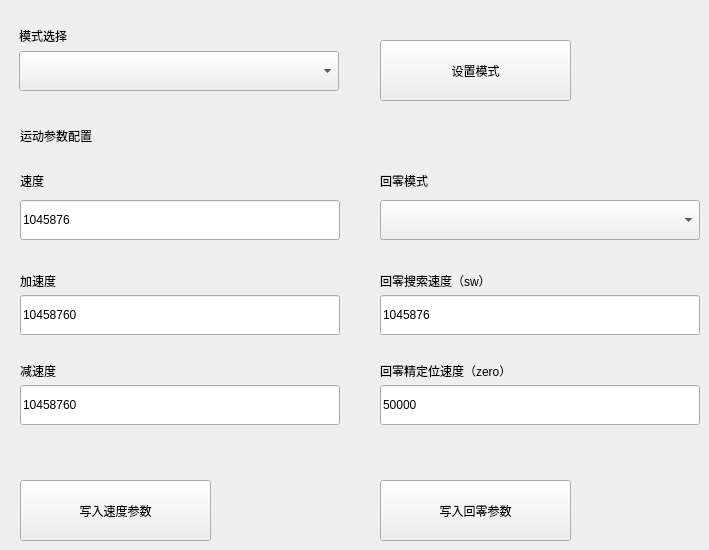
   <widget class="QWidget" name="page_Set">
    <widget class="QLabel" name="label_14">
     <property name="geometry">
      <rect>
       <x>20</x>
       <y>120</y>
       <width>101</width>
       <height>31</height>
      </rect>
     </property>
     <property name="text">
      <string>运动参数配置</string>
     </property>
    </widget>
    <widget class="QLabel" name="label_15">
     <property name="geometry">
      <rect>
       <x>20</x>
       <y>170</y>
       <width>141</width>
       <height>21</height>
      </rect>
     </property>
     <property name="text">
      <string>速度</string>
     </property>
    </widget>
    <widget class="QLineEdit" name="lineEdit_vel">
     <property name="geometry">
      <rect>
       <x>20</x>
       <y>200</y>
       <width>320</width>
       <height>40</height>
      </rect>
     </property>
     <property name="text">
      <string>1045876</string>
     </property>
    </widget>
    <widget class="QLineEdit" name="lineEdit_acc">
     <property name="geometry">
      <rect>
       <x>20</x>
       <y>295</y>
       <width>320</width>
       <height>40</height>
      </rect>
     </property>
     <property name="text">
      <string>10458760</string>
     </property>
    </widget>
    <widget class="QLabel" name="label_16">
     <property name="geometry">
      <rect>
       <x>20</x>
       <y>270</y>
       <width>161</width>
       <height>21</height>
      </rect>
     </property>
     <property name="text">
      <string>加速度</string>
     </property>
    </widget>
    <widget class="QLineEdit" name="lineEdit_dec">
     <property name="geometry">
      <rect>
       <x>20</x>
       <y>385</y>
       <width>320</width>
       <height>40</height>
      </rect>
     </property>
     <property name="text">
      <string>10458760</string>
     </property>
    </widget>
    <widget class="QLabel" name="label_18">
     <property name="geometry">
      <rect>
       <x>20</x>
       <y>360</y>
       <width>161</width>
       <height>21</height>
      </rect>
     </property>
     <property name="text">
      <string>减速度</string>
     </property>
    </widget>
    <widget class="QLabel" name="label_17">
     <property name="geometry">
      <rect>
       <x>380</x>
       <y>270</y>
       <width>151</width>
       <height>21</height>
      </rect>
     </property>
     <property name="text">
      <string>回零搜索速度（sw）</string>
     </property>
    </widget>
    <widget class="QLineEdit" name="lineEdit_zero_vel">
     <property name="geometry">
      <rect>
       <x>380</x>
       <y>385</y>
       <width>320</width>
       <height>40</height>
      </rect>
     </property>
     <property name="text">
      <string>50000</string>
     </property>
    </widget>
    <widget class="QLineEdit" name="lineEdit_sw_vel">
     <property name="geometry">
      <rect>
       <x>380</x>
       <y>295</y>
       <width>320</width>
       <height>40</height>
      </rect>
     </property>
     <property name="text">
      <string>1045876</string>
     </property>
    </widget>
    <widget class="QLabel" name="label_19">
     <property name="geometry">
      <rect>
       <x>380</x>
       <y>170</y>
       <width>161</width>
       <height>21</height>
      </rect>
     </property>
     <property name="text">
      <string>回零模式</string>
     </property>
    </widget>
    <widget class="QLabel" name="label_20">
     <property name="geometry">
      <rect>
       <x>380</x>
       <y>360</y>
       <width>161</width>
       <height>21</height>
      </rect>
     </property>
     <property name="text">
      <string>回零精定位速度（zero）</string>
     </property>
    </widget>
    <widget class="QComboBox" name="comboBox_home_mode">
     <property name="geometry">
      <rect>
       <x>380</x>
       <y>200</y>
       <width>320</width>
       <height>40</height>
      </rect>
     </property>
    </widget>
    <widget class="QPushButton" name="btn_setpara">
     <property name="geometry">
      <rect>
       <x>20</x>
       <y>480</y>
       <width>191</width>
       <height>61</height>
      </rect>
     </property>
     <property name="text">
      <string>写入速度参数</string>
     </property>
    </widget>
    <widget class="QComboBox" name="comboBox_mode">
     <property name="geometry">
      <rect>
       <x>19</x>
       <y>51</y>
       <width>320</width>
       <height>40</height>
      </rect>
     </property>
    </widget>
    <widget class="QLabel" name="label_33">
     <property name="geometry">
      <rect>
       <x>19</x>
       <y>20</y>
       <width>81</width>
       <height>31</height>
      </rect>
     </property>
     <property name="text">
      <string>模式选择</string>
     </property>
    </widget>
    <widget class="QPushButton" name="btn_setmode">
     <property name="geometry">
      <rect>
       <x>380</x>
       <y>40</y>
       <width>191</width>
       <height>61</height>
      </rect>
     </property>
     <property name="text">
      <string>设置模式</string>
     </property>
    </widget>
    <widget class="QPushButton" name="btn_set_homepara">
     <property name="geometry">
      <rect>
       <x>380</x>
       <y>480</y>
       <width>191</width>
       <height>61</height>
      </rect>
     </property>
     <property name="text">
      <string>写入回零参数</string>
     </property>
    </widget>
   </widget>
